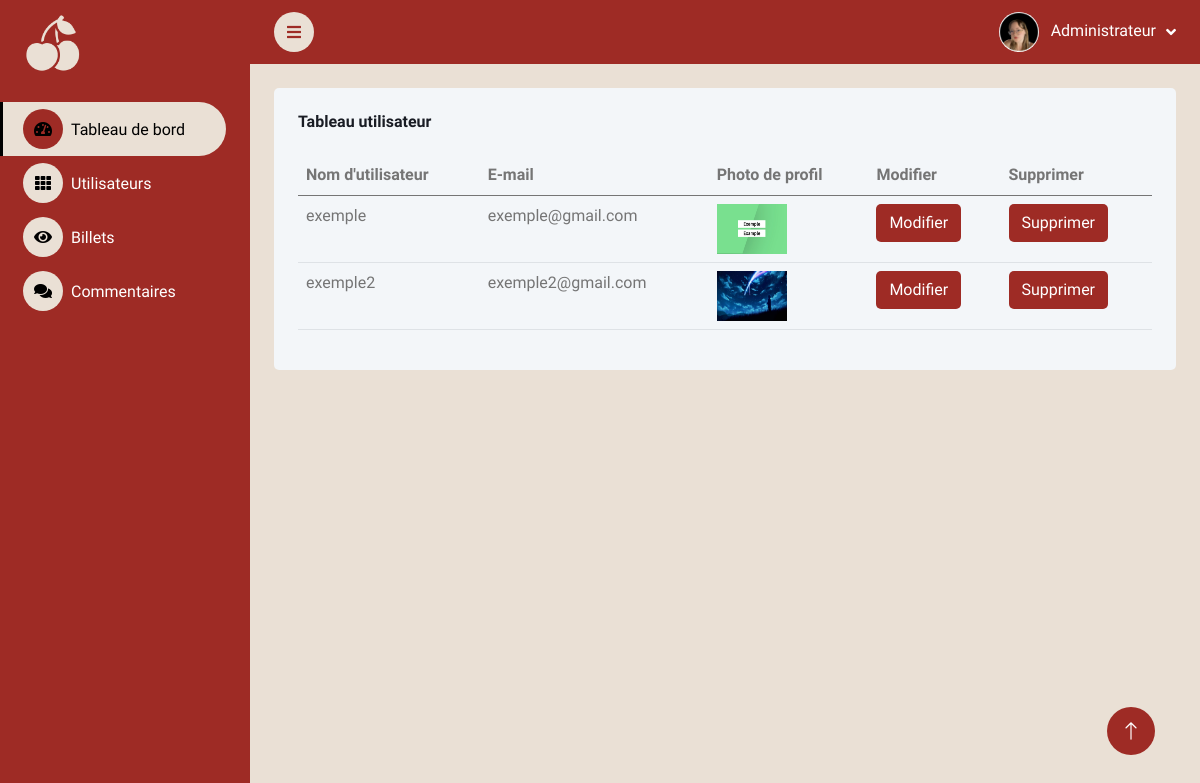
Screenshot of /admin/view/viewuser.php (signed in) with the database file from the repository.
### tables this page shows
CREATE TABLE IF NOT EXISTS `users` (
  `usersid` int NOT NULL AUTO_INCREMENT,
  `useremail` varchar(255) NOT NULL,
  `username` varchar(255) NOT NULL,
  `userpassword` varchar(255) NOT NULL,
  `userstatus` varchar(255) NOT NULL,
  `userpic` varchar(255) NOT NULL,
  PRIMARY KEY (`usersid`)
);

### blog/controller/connection.php (called while the page is built, shortened)
<?php
class Database
{
    private $host = "localhost";
    private $user = "root";
    private $password = "";
    private $database = "miniblog";
    private $conn = false;
    private $mysqli = "";
    private $result = array();
    public function __construct()
    {
        if (!$this->conn) {
            $this->mysqli = new mysqli($this->host, $this->user, $this->password, $this->database);
            $this->conn = true;
        } else {
        }
    }
    public function select($table, $rows = "*", $condition = null, $join = null, $where = null, $order = null, $limit = null)
    {
        if ($this->tableExists($table)) {
            $sql = "SELECT $rows FROM $table";
            if ($this->sql($sql)) {
                return $this->result;
            } else {
                array_push($this->result, $this->mysqli->error);
                return false;
            }
        }
        return false;
    }
    public function sql($sql)
    {
        $query = $this->mysqli->query($sql);
        if ($query) {
            $this->result = $query->fetch_all(MYSQLI_ASSOC);
            return true;
        } else {
            array_push($this->result, $this->mysqli->error);
            return false;
        }
    }
    private function tableExists($table)
    {
        $sql = "SHOW TABLES LIKE '$table'";
        $run = $this->mysqli->query($sql);
        if ($run->num_rows > 0) {
            return true;
        } else {
            array_push($this->result, $table . ' table not found');
            return false;
        }
    }
}
?>

### admin/view/viewuser.php (the view, shortened to what this page needs)
<?php
include("../../blog/controller/connection.php");
include("./include/headersidebar.php");
?>
<div class="container-fluid pt-4 px-4">
    <div class="row g-4">
        <div class="col-12">
            <div class="bg-light rounded h-100 p-4">
                <h6 class="mb-4">Tableau utilisateur</h6>
                <div class="table-responsive">
                    <table class="table">
                        <thead>
                            <tr>
                                <th>Nom d'utilisateur</th>
                                <th>E-mail</th>
                                <th>Photo de profil</th>
                                <th>Modifier</th>
                                <th>Supprimer</th>
                            </tr>
                        </thead>
                        <tbody>
                            <?php
                            $obj = new Database();
                            $res = $obj->select('users', '*', null, null, null, null);
                            foreach ($res as $fet) {
                                if ($fet['userstatus'] == "user") {
                            ?>
                                    <tr>
                                        <td><?php echo $fet['username']; ?></td>
                                        <td><?php echo $fet['useremail']; ?></td>
                                        <td><?php
                                                 if(!empty($fet['userpic'])){
                                                     ?>
                                                    <img width="70" height="50"  src="<?php echo "../../blog/user_pic/".$fet['userpic'] ?>" alt="">
                                                     <?php
                                                 }
                                         ?></td>
                                        <td><a class="btn" style="background-color:#9e2b25;color:white" href="./updateuser.php?userid=<?php echo $fet['usersid']; ?>">Modifier</a></td>
                                        <td>
                                        <button data-userid="<?php echo $fet['usersid']; ?>" class="btn delete" style="background-color:#9e2b25;color:white">Supprimer</button></td>
                                    </tr>
                            <?php
                                }
                            }
                            ?>
                        </tbody>
                    </table>
                </div>
            </div>
        </div>
    </div>
</div>
<?php
include('./include/footer.php');
?>

### admin/css/style.css (style rules this page uses)
:root { --primary: black; --light: #9e2b25; --dark: #FFFF; }
.btn { transition: .5s; }

### rows the page displays
users: username "exemple", useremail "exemple@gmail.com", userpic (picture)
users: username "exemple2", useremail "exemple2@gmail.com", userpic (picture)
